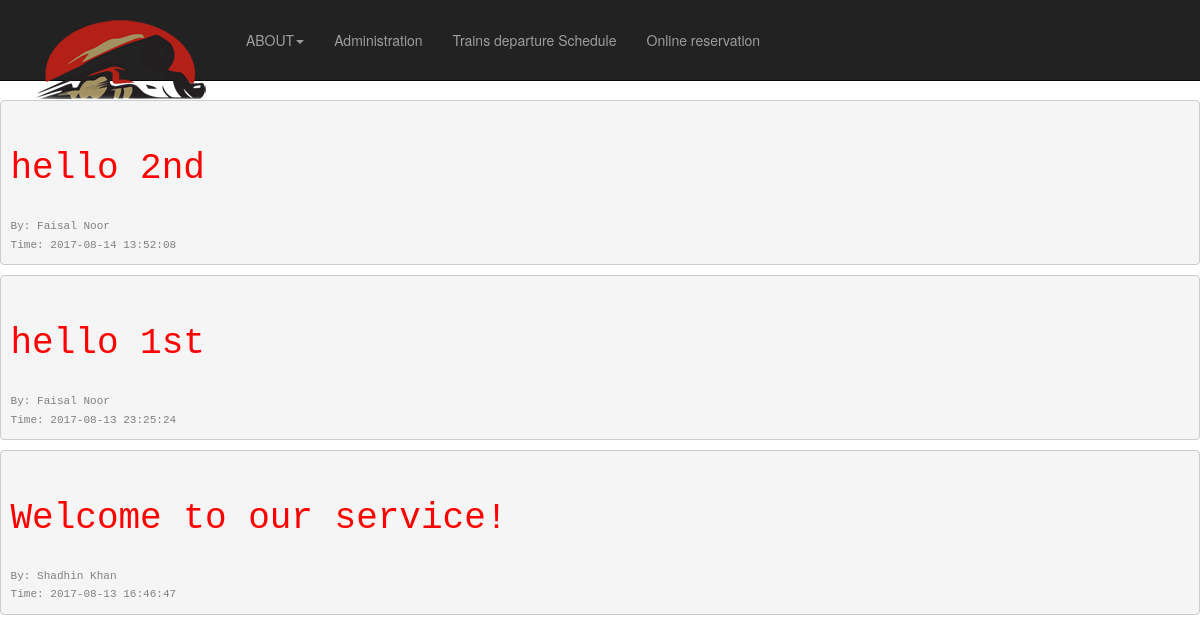
The page / on the database its author committed.
### tables this page shows
CREATE TABLE `notice` (
  `post_id` int(11) NOT NULL,
  `date` datetime NOT NULL,
  `post_text` text NOT NULL,
  `uid` int(11) NOT NULL
);

CREATE TABLE `person` (
  `uid` int(11) NOT NULL,
  `name` varchar(255) DEFAULT NULL,
  `phone` varchar(15) DEFAULT NULL
);

### home.php (the view, shortened to what this page needs)
<?php
	$notice=mysql_query("SELECT  * FROM notice n, person p where n.uid=p.uid order by n.date desc");
	while($r=mysql_fetch_assoc($notice)){
		print_r('<pre>');
		echo "<br><h1><font color='red'><marquee>".$r['post_text']."</marquee></font></h1><small><br><font color='grey'>By: ".$r['name']."<br>Time: ".$r['date']."</font></small>";
		print_r('</pre>');
	}
?>

### rows shown on the page
notice: post_text "hello 2nd", person.name "Faisal Noor", date "2017-08-14 13:52:08"
notice: post_text "hello 1st", person.name "Faisal Noor", date "2017-08-13 23:25:24"
notice: post_text "Welcome to our service!", person.name "Shadhin Khan", date "2017-08-13 16:46:47"
